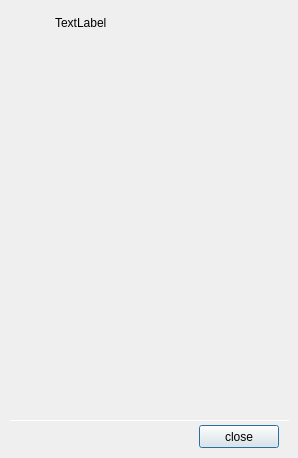
<?xml version="1.0" encoding="UTF-8"?>
<ui version="4.0">
 <class>about_dialog</class>
 <widget class="QDialog" name="about_dialog">
  <property name="geometry">
   <rect>
    <x>0</x>
    <y>0</y>
    <width>298</width>
    <height>458</height>
   </rect>
  </property>
  <property name="sizePolicy">
   <sizepolicy hsizetype="Fixed" vsizetype="Fixed">
    <horstretch>0</horstretch>
    <verstretch>0</verstretch>
   </sizepolicy>
  </property>
  <property name="windowTitle">
   <string>Dialog</string>
  </property>
  <layout class="QVBoxLayout" name="verticalLayout">
   <property name="margin">
    <number>0</number>
   </property>
   <item>
    <widget class="QFrame" name="iframe">
     <property name="frameShape">
      <enum>QFrame::NoFrame</enum>
     </property>
     <property name="frameShadow">
      <enum>QFrame::Plain</enum>
     </property>
     <widget class="QWidget" name="layoutWidget">
      <property name="geometry">
       <rect>
        <x>10</x>
        <y>0</y>
        <width>281</width>
        <height>35</height>
       </rect>
      </property>
      <layout class="QHBoxLayout" name="horizontalLayout_3">
       <property name="sizeConstraint">
        <enum>QLayout::SetDefaultConstraint</enum>
       </property>
       <property name="topMargin">
        <number>13</number>
       </property>
       <property name="bottomMargin">
        <number>2</number>
       </property>
       <item>
        <spacer name="horizontalSpacer_3">
         <property name="orientation">
          <enum>Qt::Horizontal</enum>
         </property>
         <property name="sizeType">
          <enum>QSizePolicy::Fixed</enum>
         </property>
         <property name="sizeHint" stdset="0">
          <size>
           <width>45</width>
           <height>20</height>
          </size>
         </property>
        </spacer>
       </item>
       <item>
        <widget class="QLabel" name="label_title">
         <property name="sizePolicy">
          <sizepolicy hsizetype="Preferred" vsizetype="Minimum">
           <horstretch>0</horstretch>
           <verstretch>0</verstretch>
          </sizepolicy>
         </property>
         <property name="text">
          <string>TextLabel</string>
         </property>
        </widget>
       </item>
      </layout>
     </widget>
     <widget class="QFrame" name="frame_2">
      <property name="geometry">
       <rect>
        <x>10</x>
        <y>425</y>
        <width>278</width>
        <height>23</height>
       </rect>
      </property>
      <property name="maximumSize">
       <size>
        <width>16777215</width>
        <height>23</height>
       </size>
      </property>
      <property name="frameShape">
       <enum>QFrame::NoFrame</enum>
      </property>
      <property name="frameShadow">
       <enum>QFrame::Plain</enum>
      </property>
      <layout class="QHBoxLayout" name="horizontalLayout_2">
       <property name="spacing">
        <number>0</number>
       </property>
       <property name="leftMargin">
        <number>9</number>
       </property>
       <property name="topMargin">
        <number>0</number>
       </property>
       <property name="rightMargin">
        <number>9</number>
       </property>
       <property name="bottomMargin">
        <number>0</number>
       </property>
       <item>
        <spacer name="horizontalSpacer">
         <property name="orientation">
          <enum>Qt::Horizontal</enum>
         </property>
         <property name="sizeHint" stdset="0">
          <size>
           <width>180</width>
           <height>18</height>
          </size>
         </property>
        </spacer>
       </item>
       <item>
        <widget class="QPushButton" name="close">
         <property name="sizePolicy">
          <sizepolicy hsizetype="Minimum" vsizetype="Preferred">
           <horstretch>0</horstretch>
           <verstretch>0</verstretch>
          </sizepolicy>
         </property>
         <property name="text">
          <string>close</string>
         </property>
         <property name="default">
          <bool>true</bool>
         </property>
        </widget>
       </item>
      </layout>
     </widget>
     <widget class="QFrame" name="split_line">
      <property name="geometry">
       <rect>
        <x>10</x>
        <y>420</y>
        <width>280</width>
        <height>1</height>
       </rect>
      </property>
      <property name="styleSheet">
       <string notr="true"/>
      </property>
      <property name="frameShape">
       <enum>QFrame::HLine</enum>
      </property>
      <property name="frameShadow">
       <enum>QFrame::Sunken</enum>
      </property>
      <property name="split_line" stdset="0">
       <string>1</string>
      </property>
     </widget>
    </widget>
   </item>
  </layout>
 </widget>
 <resources/>
 <connections>
  <connection>
   <sender>close</sender>
   <signal>clicked()</signal>
   <receiver>about_dialog</receiver>
   <slot>close()</slot>
   <hints>
    <hint type="sourcelabel">
     <x>240</x>
     <y>441</y>
    </hint>
    <hint type="destinationlabel">
     <x>148</x>
     <y>228</y>
    </hint>
   </hints>
  </connection>
 </connections>
</ui>
